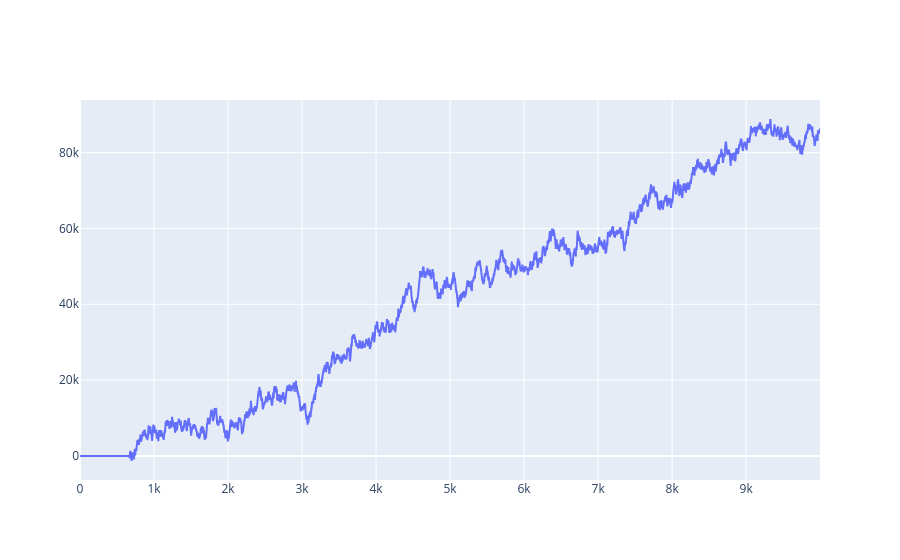

Source (notebook cell):
### Code cell
opt_clear.sort(key=lambda x: x['pnl'][-1], reverse=True)
top_3_pnl = opt_clear[:3]
pnl_graph = top_3_pnl[0]['pnl']

fig = go.Figure()
fig.add_trace(go.Scatter(x=spread_market.index, y=pnl_graph, mode='lines', name='PnL'))
fig.show()

### Figure 1 — Plotly figure (JSON) as saved in the notebook; plotly's stock layout.template omitted (floating-point values rounded to 4 significant figures; data arrays with more than 128 entries replaced by an {"elided": "..."} marker saying what was removed)
{"data": [{"mode": "lines", "name": "PnL", "type": "scatter", "x": {"elided": "10000 int values"}, "y": {"elided": "9999 float values"}}], "layout": {}}
